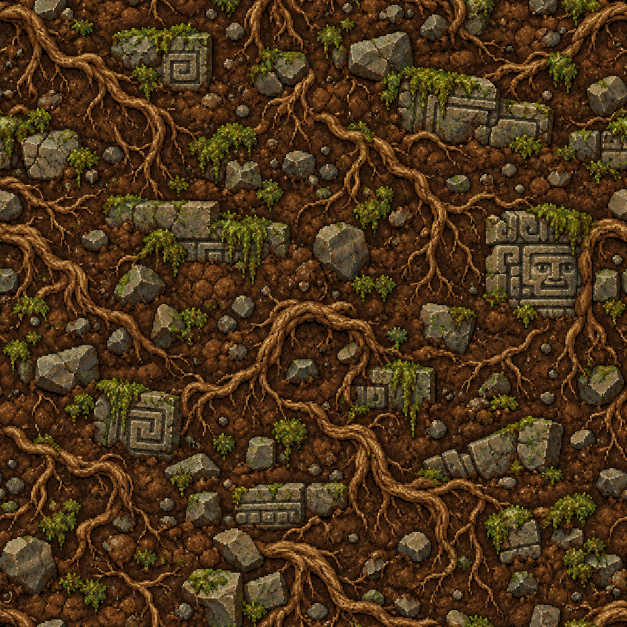
#> input picture assets/images/earth.png, 1254 x 1254 px (shown at 1/2 size)
$ python resize-runtime-art.py
#> lines starting #> are read from the running program, lines starting #| are printed output that depends on the picture
"""Cap oversized runtime art while keeping roughly 2x display resolution."""

from pathlib import Path
from PIL import Image

ROOT = Path(__file__).resolve().parents[1]
SIZES = {
    'assets/images/earth.png': 256,
    'assets/images/ruins-earth.png': 512,
    'assets/images/temple-earth.png': 512,
    'assets/images/swamp-earth.webp': 512,
    'assets/sprites/objects/moss-platform-base.png': 1086,
    'assets/sprites/objects/ice-platform-base.png': 952,
    'assets/sprites/objects/swamp-platform-base.png': 1086,
    'assets/sprites/objects/ruins-platform-base.png': 1086,
    'assets/sprites/objects/temple-platform-base.png': 1086,
    'assets/sprites/decor/surface-details.png': 768,
    'assets/sprites/decor/grass-wind-v3.png': 600,
    'assets/sprites/decor/vine-wind-v2.png': 1200,
    'assets/ui/ancient-trophy.png': 128,
    'assets/ui/maya-button.png': 768,
}
SIZES.update({str(path.relative_to(ROOT)).replace('\\', '/'): 512
              for path in (ROOT / 'assets/ui').glob('card-art-*.png')})
SIZES.update({str(path.relative_to(ROOT)).replace('\\', '/'): 384
              for path in (ROOT / 'assets/ui').glob('victory-hero-??.png')})

for name, max_width in SIZES.items():
    file = ROOT / name
    with Image.open(file) as source:
#> source is the input picture: PIL image 1254x1254 RGB; mean R, G, B 75.6, 51.9, 24.7
        if source.width <= max_width:
            continue
        target_height = round(source.height * max_width / source.width)
#> target_height = 256
        resized = source.resize((max_width, target_height), Image.Resampling.LANCZOS)
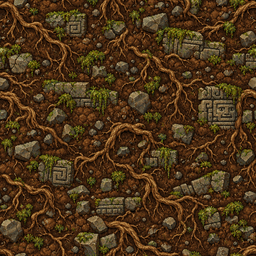
#> resized: PIL image 256x256 RGB; mean R, G, B 75.6, 52, 24.7
        old_size = file.stat().st_size
        output = file.with_name(file.stem + '.resized' + file.suffix)
        if file.suffix == '.webp':
            resized.save(output, 'WEBP', quality=95, method=6)
        else:
            resized.save(output, 'PNG', optimize=True)
    output.replace(file)
    print(f'{name}: {old_size:,} -> {file.stat().st_size:,} bytes '
          f'({max_width} x {target_height})')
#| assets/images/earth.png: 3,193,320 -> 153,708 bytes (256 x 256)
#> (the run stopped early here; a loop or call above may not have finished)
